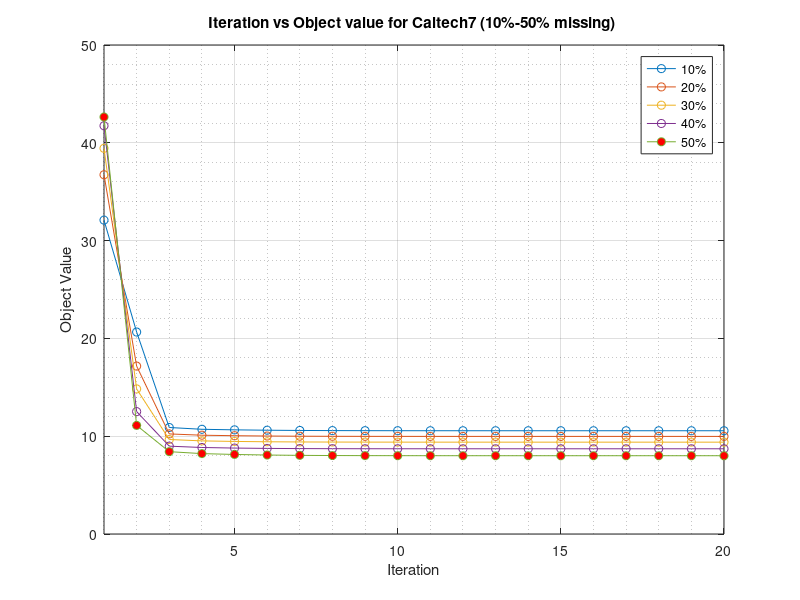

Write the MATLAB code that produced this figure.
% x => 1-20 iteration
% y => objective value

X = [1 2 3 4 5 6 7 8 9 10 11 12 13 14 15 16 17 18 19 20];

% bbc Sport
% y1 = [5.62797239800000,8.28203443800000,5.88346587400000,5.80845363000000,5.75527457500000,5.71408585400000,5.68570113800000,5.66831955300000,5.65871686800000,5.65366334600000,5.65106728900000,5.64974934000000,5.64908819700000,5.64875639300000,5.64859007900000,5.64850689400000,5.64846527700000,5.64844446300000,5.64843405400000,5.64842885000000];
% y2 = [5.99786655800000,8.50942207800000,6.02208191600000,5.89309347400000,5.83151920700000,5.78756066400000,5.76036258400000,5.74359666300000,5.73383361300000,5.72853362400000,5.72571120200000,5.72424006200000,5.72350099600000,5.72312893200000,5.72294210900000,5.72284851600000,5.72280166700000,5.72277823000000,5.72276650700000,5.72276064500000];
% y3 = [5.99712450600000,7.18764087100000,5.47156624700000,5.34295454600000,5.28373457000000,5.24338040600000,5.21838378500000,5.20323522100000,5.19476582000000,5.19017151700000,5.18775427000000,5.18654443600000,5.18593035900000,5.18562228600000,5.18546798400000,5.18539069300000,5.18535200900000,5.18533265800000,5.18532298000000,5.18531814000000];
% y4 = [6.46086651600000,6.30605924200000,5.29734631600000,5.19834219000000,5.14715991200000,5.11865443300000,5.10179661300000,5.09078792400000,5.08453136900000,5.08104386700000,5.07923729400000,5.07830700100000,5.07783557400000,5.07759962900000,5.07748108300000,5.07742167100000,5.07739193700000,5.07737705200000,5.07736961100000,5.07736589000000];
% y5 = [6.14072103700000,5.59038696100000,4.86662362900000,4.76366009300000,4.69671293900000,4.65101011700000,4.62418675200000,4.60921035500000,4.60082677300000,4.59649201400000,4.59424843900000,4.59311049000000,4.59253658200000,4.59224739400000,4.59210252300000,4.59202987800000,4.59199365300000,4.59197553300000,4.59196647100000,4.59196194000000];
% 

% 100Leaves
% y1 = [93.6072745900000,44.5790269100000,23.8587712100000,18.2024838100000,16.2146074300000,15.5338524200000,15.0334674600000,14.6855320000000,14.4787300200000,14.3628968600000,14.3003126400000,14.2668772200000,14.2493291900000,14.2403465500000,14.2357901800000,14.2334969400000,14.2323457000000,14.2317693800000,14.2314810200000,14.2313367400000];
% y2 = [91.1240712200000,42.7000912300000,23.1242017500000,17.4950886300000,15.6649416500000,14.9167108600000,14.3924986700000,14.0613592400000,13.8724154900000,13.7683263100000,13.7121306600000,13.6820208900000,13.6662416700000,13.6581764600000,13.6540713300000,13.6520054200000,13.6509684100000,13.6504489700000,13.6501890400000,13.6500590300000];
% y3 = [89.0134347400000,40.0331428500000,22.0045401600000,16.5920990800000,14.8762617500000,14.1789877000000,13.6735711300000,13.3597157300000,13.1812097600000,13.0833589700000,13.0303986700000,13.0018518500000,12.9869147400000,12.9792668200000,12.9753987400000,12.9734519800000,12.9724753100000,12.9719858600000,12.9717408000000,12.9716182100000];
% y4 = [87.5113188700000,36.2983549000000,20.4261974900000,15.4797705600000,13.9868296600000,13.3139313100000,12.8420157400000,12.5577051300000,12.3954939700000,12.3050958300000,12.2564900100000,12.2309313000000,12.2177710100000,12.2110668000000,12.2076816000000,12.2059814200000,12.2051290900000,12.2047024200000,12.2044888900000,12.2043821100000];
% y5 = [84.9742756700000,31.4786431800000,18.1546998400000,13.9520339600000,12.8065973700000,12.2194466200000,11.7917528900000,11.5358545800000,11.3893599700000,11.3077802900000,11.2641223000000,11.2414455600000,11.2298278900000,11.2239614700000,11.2210057600000,11.2195236200000,11.2187815800000,11.2184102600000,11.2182244200000,11.2181314800000];
% 

% ORL
% y1 = [27.6426194300000,23.5640134700000,13.3439566400000,11.5016338500000,11.0224679600000,10.6308998600000,10.3820239800000,10.2314417200000,10.1421109700000,10.0903931400000,10.0620463700000,10.0469359900000,10.0391377500000,10.0351679600000,10.0331653500000,10.0321571300000,10.0316515500000,10.0313987100000,10.0312722100000,10.0312089400000];
% y2 = [29.1405874800000,21.1611562200000,12.5616030300000,10.8952060400000,10.3948315900000,10.0422490900000,9.82460365700000,9.69363021100000,9.61934833900000,9.57634249600000,9.55267888900000,9.54006587100000,9.53350359300000,9.53015289100000,9.52846104300000,9.52761092300000,9.52718533700000,9.52697221400000,9.52686557700000,9.52681224000000];
% y3 = [29.9959734900000,18.3578325100000,11.6179574900000,10.3200122600000,9.88207607600000,9.58224247300000,9.39925487800000,9.29376598000000,9.23364248600000,9.20028524900000,9.18215960300000,9.17258526600000,9.16766095000000,9.16516655000000,9.16390604800000,9.16327268300000,9.16295596900000,9.16279746500000,9.16271820200000,9.16267856800000];
% y4 = [30.7495861000000,15.5805233000000,10.6080259500000,9.52921580100000,9.06361607700000,8.78873374900000,8.62925651400000,8.53745546100000,8.48500687800000,8.45690409500000,8.44171293300000,8.43377611200000,8.42970990400000,8.42765575400000,8.42662081900000,8.42610249000000,8.42584268000000,8.42571270200000,8.42564767500000,8.42561515100000];
% y5 = [30.6359389800000,14.0742345400000,9.80410533400000,8.83380629600000,8.43880628000000,8.18078888100000,8.02115688800000,7.92892489300000,7.87670860200000,7.84843491500000,7.83327190400000,7.82534720200000,7.82131018600000,7.81926882200000,7.81824137100000,7.81772600800000,7.81746781000000,7.81733861200000,7.81727400900000,7.81724170900000];

% mfeatRnsp
% y1 = [44.2255731900000,22.9275938500000,12.5208921600000,12.0802759700000,11.9870335100000,11.9079787400000,11.8539783300000,11.8222342500000,11.8050650600000,11.7961105100000,11.7915571500000,11.7892564100000,11.7881005400000,11.7875210600000,11.7872308900000,11.7870856800000,11.7870130800000,11.7869767600000,11.7869586100000,11.7869495300000];
% y2 = [47.8922932000000,19.8059291900000,11.7806241400000,11.4198791600000,11.3346623700000,11.2631129100000,11.2152702000000,11.1873061300000,11.1722799500000,11.1644467600000,11.1604539800000,11.1584379200000,11.1574245300000,11.1569166400000,11.1566623600000,11.1565351400000,11.1564715100000,11.1564396900000,11.1564237800000,11.1564158200000];
% y3 = [50.5767626800000,17.1856670100000,11.0511072300000,10.7387385800000,10.6581150700000,10.5931254000000,10.5495483600000,10.5239162400000,10.5100764500000,10.5029016300000,10.4992414300000,10.4973930900000,10.4964642400000,10.4959986100000,10.4957654100000,10.4956487600000,10.4955904000000,10.4955612300000,10.4955466400000,10.4955393400000];
% y4 = [53.0081644700000,14.1917489500000,10.1190855300000,9.92033357200000,9.84805628000000,9.79730077400000,9.76662498300000,9.74965312400000,9.74072852800000,9.73615807100000,9.73384448700000,9.73268034900000,9.73209615000000,9.73180362600000,9.73165730600000,9.73158409500000,9.73154748200000,9.73152917500000,9.73152002100000,9.73151544400000];
% y5 = [53.6736865600000,12.3669304200000,9.33316366800000,9.13090611800000,9.07811831500000,9.02043351300000,8.98064764700000,8.95775645900000,8.94554178800000,8.93923860900000,8.93603413200000,8.93441891900000,8.93360804500000,8.93320174800000,8.93299835200000,8.93289659900000,8.93284571400000,8.93282026800000,8.93280754300000,8.93280118100000];

% caltech7
y1 = [32.0946412500000,20.6517331600000,10.8903239100000,10.7073166700000,10.6503894700000,10.6120072600000,10.5874951100000,10.5733940100000,10.5658425000000,10.5619328900000,10.5599383500000,10.5589319800000,10.5584262500000,10.5581726700000,10.5580456900000,10.5579821600000,10.5579504000000,10.5579345300000,10.5579265800000,10.5579226100000];
y2 = [36.7345669100000,17.1677780900000,10.2332944300000,10.1018662700000,10.0509747500000,10.0184563900000,9.99982044400000,9.98988193400000,9.98476745600000,9.98216971000000,9.98085976400000,9.98020224800000,9.97987287600000,9.97970803300000,9.97962554600000,9.97958430100000,9.97956367800000,9.97955336700000,9.97954821100000,9.97954563200000];
y3 = [39.4342747300000,14.8347336400000,9.66263501600000,9.52103459100000,9.46539177000000,9.43089777200000,9.41183005700000,9.40175336700000,9.39657514000000,9.39395186500000,9.39263191900000,9.39196943000000,9.39163785500000,9.39147192000000,9.39138890200000,9.39134738600000,9.39132662600000,9.39131624600000,9.39131105500000,9.39130846000000];
y4 = [41.7432753600000,12.5158122400000,8.98142835100000,8.84604699500000,8.78697635800000,8.75243983500000,8.73357271800000,8.72368873400000,8.71865225200000,8.71610263900000,8.71482162900000,8.71417942800000,8.71385773600000,8.71369688800000,8.71361643100000,8.71357618700000,8.71355606600000,8.71354600400000,8.71354097300000,8.71353845800000];
y5 = [42.6390666900000,11.1048400900000,8.41945082000000,8.21989307000000,8.13425950600000,8.07514472900000,8.04108939300000,8.02286079000000,8.01343291600000,8.00864303200000,8.00622792700000,8.00501583800000,8.00440857000000,8.00410455400000,8.00395247200000,8.00387640900000,8.00383837400000,8.00381935500000,8.00380984500000,8.00380509000000];

plot(X,y1,'-o',...
    X,y2,'-o',...
    X,y3,'-o',...
    X,y4,'-o',...
    X,y5,'-o',...
    'MarkerFaceColor',[1,0,0]);


title('Iteration vs Object value for Caltech7 (10%-50% missing) ');
ylabel('Object Value');

xlabel('Iteration');
xlim([1 20]);

legend(...
'10%',...
'20%',...
'30%',...
'40%',...
'50%',...
'Location','northeast');
grid on
grid minor
